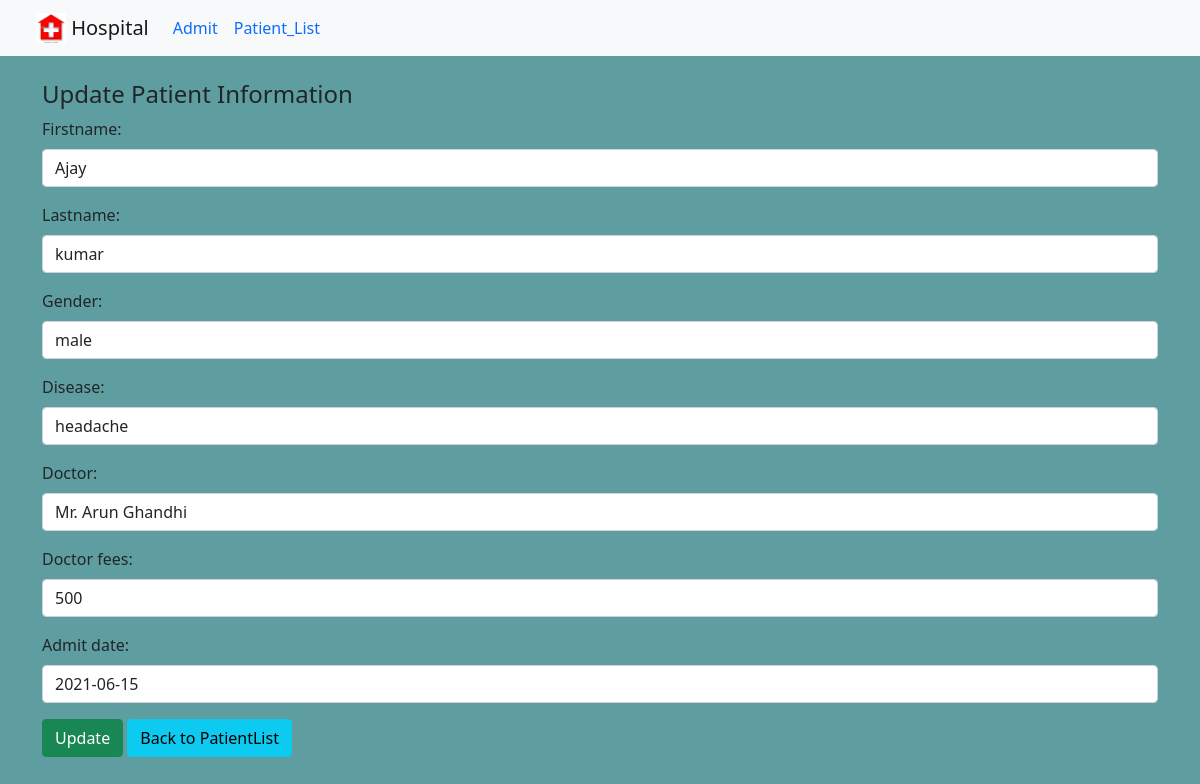
/1/, run on the app's committed database.
### base/models.py (models this page shows)
class User(models.Model):
    firstname = models.CharField(max_length=50)
    lastname = models.CharField(max_length=50)
    gender = models.CharField(max_length=10)
    Disease = models.CharField(max_length=70)
    doctor = models.CharField(max_length=50)
    doctor_fees = models.IntegerField(default=500)
    admit_date = models.DateField()

### base/views.py (the view)
# urls.py: path('<int:id>/',views.update,name = 'update'),
def update(request, id):
    if request.method == 'POST':
        pi = User.objects.get(pk=id)
        fm = PetientRegistration(request.POST, instance=pi)
        if fm.is_valid():
            fm.save()
    else:
        pi = User.objects.get(pk=id)
        fm = PetientRegistration(instance=pi)
    return render(request, 'update.html',{'form':fm})

### base/forms.py
class PetientRegistration(forms.ModelForm):
    class Meta:
        model = User
        fields = ['firstname','lastname','gender','Disease','doctor','doctor_fees','admit_date']
        widgets = {
            'firstname' : forms.TextInput(attrs={'class':'form-control mt-2','placeholder':'First Name'}),
            'lastname' : forms.TextInput(attrs={'class':'form-control mt-2','placeholder':'Last Name'}),
            'gender' : forms.TextInput(attrs={'class':'form-control mt-2','placeholder':'Gender'}),
            'Disease' : forms.TextInput(attrs={'class':'form-control mt-2','placeholder':'Disease'}),
            'doctor' : forms.TextInput(attrs={'class':'form-control mt-2','placeholder':'Doctor Name'}),
            'doctor_fees' : forms.TextInput(attrs={'class':'form-control mt-2','placeholder':'Doctor Fees'}),
            'admit_date' : forms.DateInput(attrs={'class':'form-control mt-2','placeholder':'Admit date'}),
        }

### base/templates/update.html (shortened to what this page needs)
{% extends 'base.html' %}
{% block main %}
<div class="container">
<div class="row mt-4">
    <div class="col">
        <h4 alert alert-info>Update Patient Information</h4>
        <form action="" method="post">
            {{form.as_p}}
            <input type="submit" value="Update" class="btn btn-success">
            <a href="{% url 'list' %}" class="btn btn-info">Back to PatientList</a>
        </form>
    </div>
</div>
</div>
{% endblock main %}

### data on the page
User: firstname "Ajay", lastname "kumar", gender "male", Disease "headache", doctor "Mr. Arun Ghandhi", doctor_fees "500", admit_date "2021-06-15"
